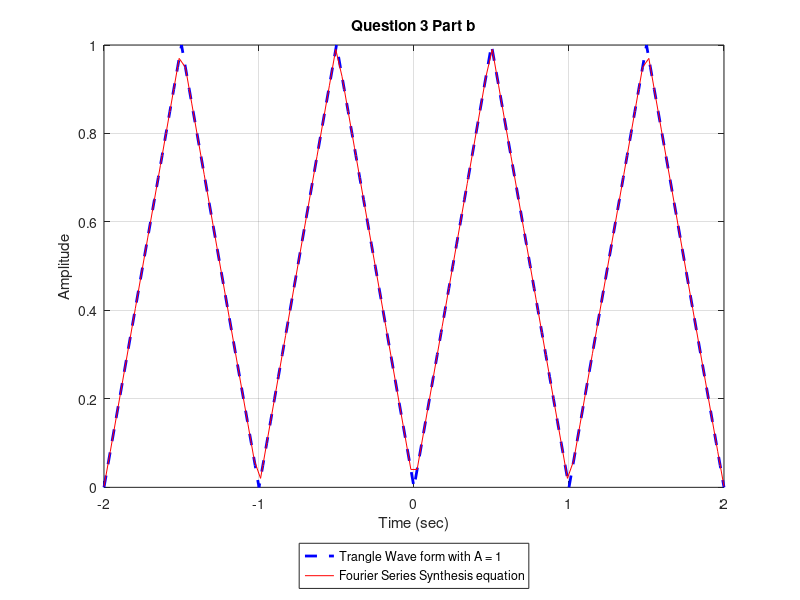

MATLAB code to generate this figure:
% Lane Levine, Derrick Rasser, Wesley Schumacher
% Group 41
% HW11 Q3.b MATLAB

clear all; close all; clc;
%% Question 3
figure(1)
Fs=160;
t=-2:4/Fs:2; 

f = [0:1/20:1 0.95:-1/20:0 0.05:1/20:1 0.95:-1/20:0 0.05:1/20:1 0.95:-1/20:0 0.05:1/20:1 0.95:-1/20:0 ];
plot(t,f,'b--','LineWidth',2)
xlim([-2 2])
hold on;
A = 1;
t = linspace(-2,2,100);

a0 = A;
bn = 0;
% an = ((2*A) / ((n*pi)^2)) * (cos(n*pi) - 1);
a = 0;
for n = 1:100
    
    a = a + (((2*A) / ((n*pi)^2)) * (cos(n*pi) - 1) * cos(n * 2 * pi * t));
    
end

ft = (a0 / 2) + a + bn;

plot(t,ft,'r')
title('Question 3 Part b')
legend('Location','southoutside')
legend('Trangle Wave form with A = 1', 'Fourier Series Synthesis equation')
xlabel('Time (sec)');
ylabel('Amplitude');
grid on
